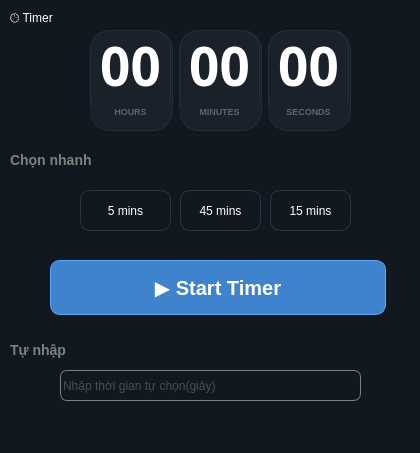
<?xml version="1.0" encoding="UTF-8"?>
<ui version="4.0">
 <class>MainWindow</class>
 <widget class="QMainWindow" name="MainWindow">
  <property name="geometry">
   <rect>
    <x>0</x>
    <y>0</y>
    <width>420</width>
    <height>453</height>
   </rect>
  </property>
  <property name="minimumSize">
   <size>
    <width>420</width>
    <height>0</height>
   </size>
  </property>
  <property name="windowTitle">
   <string>Bộ đếm giờ</string>
  </property>
  <property name="styleSheet">
   <string notr="true">background-color: rgb(18, 24, 32);</string>
  </property>
  <widget class="QWidget" name="centralwidget">
   <widget class="QLabel" name="label">
    <property name="geometry">
     <rect>
      <x>10</x>
      <y>10</y>
      <width>231</width>
      <height>16</height>
     </rect>
    </property>
    <property name="styleSheet">
     <string notr="true">color:white</string>
    </property>
    <property name="text">
     <string>🕒 Timer</string>
    </property>
   </widget>
   <widget class="QLabel" name="presetLabel">
    <property name="geometry">
     <rect>
      <x>10</x>
      <y>150</y>
      <width>408</width>
      <height>19</height>
     </rect>
    </property>
    <property name="styleSheet">
     <string>color: #808080; font-weight: bold; font-size: 14px;</string>
    </property>
    <property name="text">
     <string>Chọn nhanh</string>
    </property>
   </widget>
   <widget class="QWidget" name="widget" native="true">
    <property name="geometry">
     <rect>
      <x>50</x>
      <y>170</y>
      <width>321</width>
      <height>80</height>
     </rect>
    </property>
    <property name="styleSheet">
     <string notr="true">QPushButton{
color:white;
border:1px solid #2C353F;
border-radius:10px
}
QPushButton:hover{
border:2px solid #4A90E2;
color:#4A90E2
}</string>
    </property>
    <widget class="QPushButton" name="five">
     <property name="geometry">
      <rect>
       <x>30</x>
       <y>20</y>
       <width>91</width>
       <height>41</height>
      </rect>
     </property>
     <property name="text">
      <string>5 mins</string>
     </property>
    </widget>
    <widget class="QPushButton" name="fourty_five">
     <property name="geometry">
      <rect>
       <x>130</x>
       <y>20</y>
       <width>81</width>
       <height>41</height>
      </rect>
     </property>
     <property name="text">
      <string>45 mins</string>
     </property>
    </widget>
    <widget class="QPushButton" name="fifteen">
     <property name="geometry">
      <rect>
       <x>220</x>
       <y>20</y>
       <width>81</width>
       <height>41</height>
      </rect>
     </property>
     <property name="text">
      <string>15 mins</string>
     </property>
    </widget>
   </widget>
   <widget class="QPushButton" name="begin">
    <property name="geometry">
     <rect>
      <x>50</x>
      <y>260</y>
      <width>336</width>
      <height>55</height>
     </rect>
    </property>
    <property name="sizePolicy">
     <sizepolicy hsizetype="Expanding" vsizetype="Fixed">
      <horstretch>3</horstretch>
      <verstretch>0</verstretch>
     </sizepolicy>
    </property>
    <property name="minimumSize">
     <size>
      <width>0</width>
      <height>55</height>
     </size>
    </property>
    <property name="font">
     <font>
      <pointsize>15</pointsize>
      <weight>75</weight>
      <bold>true</bold>
     </font>
    </property>
    <property name="styleSheet">
     <string notr="true">QPushButton{
color:white;
background-color:#3E83CC;
border: 0.5px solid #5CA8FE;
border-radius: 10px}
:hover{
background-color:rgb(74, 160, 245)
}</string>
    </property>
    <property name="text">
     <string>▶ Start Timer</string>
    </property>
   </widget>
   <widget class="QLineEdit" name="thoi_gian">
    <property name="geometry">
     <rect>
      <x>60</x>
      <y>370</y>
      <width>301</width>
      <height>31</height>
     </rect>
    </property>
    <property name="styleSheet">
     <string notr="true">border:1px solid grey;
color:grey;
border-radius:7px</string>
    </property>
    <property name="placeholderText">
     <string>Nhập thời gian tự chọn(giây)</string>
    </property>
   </widget>
   <widget class="QWidget" name="layoutWidget">
    <property name="geometry">
     <rect>
      <x>90</x>
      <y>30</y>
      <width>261</width>
      <height>101</height>
     </rect>
    </property>
    <layout class="QHBoxLayout" name="horizontalLayout">
     <item>
      <widget class="QFrame" name="frame_4">
       <property name="styleSheet">
        <string notr="true">border-radius:20px;
background-color: rgb(26, 33, 42);
border: 1px solid #252D37</string>
       </property>
       <property name="frameShape">
        <enum>QFrame::StyledPanel</enum>
       </property>
       <property name="frameShadow">
        <enum>QFrame::Raised</enum>
       </property>
       <widget class="QWidget" name="layoutWidget_2">
        <property name="geometry">
         <rect>
          <x>0</x>
          <y>0</y>
          <width>81</width>
          <height>87</height>
         </rect>
        </property>
        <layout class="QVBoxLayout" name="verticalLayout_3">
         <item>
          <widget class="QLabel" name="our">
           <property name="font">
            <font>
             <family>Segoe UI Variable Small Semibol</family>
             <pointsize>40</pointsize>
             <weight>75</weight>
             <italic>false</italic>
             <bold>true</bold>
            </font>
           </property>
           <property name="styleSheet">
            <string notr="true">color:white;
border: 0px solid;
background-color: transparent;
</string>
           </property>
           <property name="text">
            <string>00</string>
           </property>
           <property name="alignment">
            <set>Qt::AlignCenter</set>
           </property>
          </widget>
         </item>
         <item>
          <widget class="QLabel" name="label_4">
           <property name="styleSheet">
            <string notr="true">color: #5C6370; 
font-size: 9px; 
font-weight: bold;
border:0px;
background-color:#1A212A</string>
           </property>
           <property name="text">
            <string>HOURS</string>
           </property>
           <property name="alignment">
            <set>Qt::AlignCenter</set>
           </property>
          </widget>
         </item>
        </layout>
       </widget>
      </widget>
     </item>
     <item>
      <widget class="QFrame" name="frame_2">
       <property name="styleSheet">
        <string notr="true">border-radius:20px;
background-color: rgb(26, 33, 42);
border: 1px solid #252D37</string>
       </property>
       <property name="frameShape">
        <enum>QFrame::StyledPanel</enum>
       </property>
       <property name="frameShadow">
        <enum>QFrame::Raised</enum>
       </property>
       <widget class="QWidget" name="layoutWidget">
        <property name="geometry">
         <rect>
          <x>0</x>
          <y>0</y>
          <width>81</width>
          <height>87</height>
         </rect>
        </property>
        <layout class="QVBoxLayout" name="verticalLayout_2">
         <item>
          <widget class="QLabel" name="minute">
           <property name="font">
            <font>
             <family>Segoe UI Variable Small Semibol</family>
             <pointsize>40</pointsize>
             <weight>75</weight>
             <italic>false</italic>
             <bold>true</bold>
            </font>
           </property>
           <property name="styleSheet">
            <string notr="true">color:white;
border: 0px solid;
background-color: transparent;
</string>
           </property>
           <property name="text">
            <string>00</string>
           </property>
           <property name="alignment">
            <set>Qt::AlignCenter</set>
           </property>
          </widget>
         </item>
         <item>
          <widget class="QLabel" name="label_5">
           <property name="styleSheet">
            <string notr="true">color: #5C6370; 
font-size: 9px; 
font-weight: bold;
border:0px;
background-color:#1A212A</string>
           </property>
           <property name="text">
            <string>MINUTES</string>
           </property>
           <property name="alignment">
            <set>Qt::AlignCenter</set>
           </property>
          </widget>
         </item>
        </layout>
       </widget>
      </widget>
     </item>
     <item>
      <widget class="QFrame" name="frame_3">
       <property name="styleSheet">
        <string notr="true">border-radius:20px;
background-color: rgb(26, 33, 42);
border: 1px solid #252D37</string>
       </property>
       <property name="frameShape">
        <enum>QFrame::StyledPanel</enum>
       </property>
       <property name="frameShadow">
        <enum>QFrame::Raised</enum>
       </property>
       <widget class="QWidget" name="layoutWidget">
        <property name="geometry">
         <rect>
          <x>0</x>
          <y>0</y>
          <width>81</width>
          <height>87</height>
         </rect>
        </property>
        <layout class="QVBoxLayout" name="verticalLayout">
         <item>
          <widget class="QLabel" name="second">
           <property name="font">
            <font>
             <family>Segoe UI Variable Small Semibol</family>
             <pointsize>40</pointsize>
             <weight>75</weight>
             <italic>false</italic>
             <bold>true</bold>
            </font>
           </property>
           <property name="styleSheet">
            <string notr="true">color:white;
border: 0px solid;
background-color: transparent;
</string>
           </property>
           <property name="text">
            <string>00</string>
           </property>
           <property name="alignment">
            <set>Qt::AlignCenter</set>
           </property>
          </widget>
         </item>
         <item>
          <widget class="QLabel" name="label_3">
           <property name="styleSheet">
            <string notr="true">color: #5C6370; 
font-size: 9px; 
font-weight: bold;
border:0px;
background-color:#1A212A</string>
           </property>
           <property name="text">
            <string>SECONDS</string>
           </property>
           <property name="alignment">
            <set>Qt::AlignCenter</set>
           </property>
          </widget>
         </item>
        </layout>
       </widget>
      </widget>
     </item>
    </layout>
   </widget>
   <widget class="QLabel" name="presetLabel_2">
    <property name="geometry">
     <rect>
      <x>10</x>
      <y>340</y>
      <width>408</width>
      <height>19</height>
     </rect>
    </property>
    <property name="styleSheet">
     <string>color: #808080; font-weight: bold; font-size: 14px;</string>
    </property>
    <property name="text">
     <string>Tự nhập</string>
    </property>
   </widget>
  </widget>
  <widget class="QMenuBar" name="menubar">
   <property name="geometry">
    <rect>
     <x>0</x>
     <y>0</y>
     <width>420</width>
     <height>18</height>
    </rect>
   </property>
  </widget>
  <widget class="QStatusBar" name="statusbar"/>
 </widget>
 <resources/>
 <connections/>
</ui>
